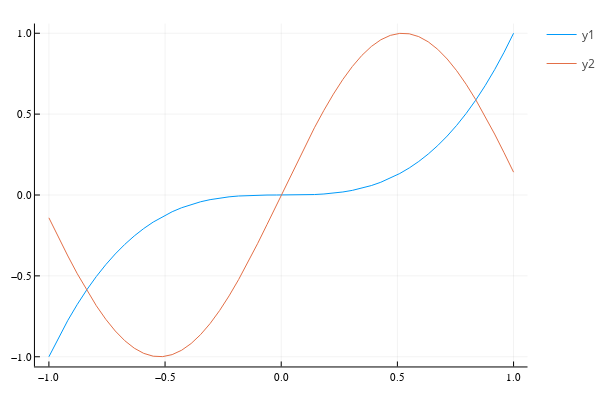

Notebook code for this chart:
### Code cell
x = range(-1, stop = 1, length = 50)
y = zeros(50,2)  # Creamos un arreglo de dos columnas lleno de ceros

y[:,1] = x.^3
y[:,2] = sin.(3*x)

plt = plot(x,y)
#Si el gráfico no se muestra, puede que necesite instalar la extensión de plotly para
#jupyterlab, corriendo en una terminal la línea
#jupyter labextension install jupyterlab-plotly
#Si no logra hacerlo andar, no se preocupe. Con usar gr() es suficiente, pero sepa que existen
#otras formas de hacer

### Figure 1 — Plotly figure (JSON) as saved in the notebook; plotly's stock layout.template omitted (floating-point values rounded to 4 significant figures)
{"data": [{"colorbar": {"title": {"text": ""}}, "legendgroup": "y1", "line": {"color": "rgba(0, 154, 250, 1.000)", "dash": "solid", "shape": "linear", "width": 1}, "mode": "lines", "name": "y1", "showlegend": true, "type": "scatter", "x": [-1, -0.9592, -0.9184, -0.8776, -0.8367, -0.7959, -0.7551, -0.7143, -0.6735, -0.6327, -0.5918, -0.551, -0.5102, -0.4694, -0.4286, -0.3878, -0.3469, -0.3061, -0.2653, -0.2245, -0.1837, -0.1429, -0.102, -0.06122, -0.02041, 0.02041, 0.06122, 0.102, 0.1429, 0.1837, 0.2245, 0.2653, 0.3061, 0.3469, 0.3878, 0.4286, 0.4694, 0.5102, 0.551, 0.5918, 0.6327, 0.6735, 0.7143, 0.7551, 0.7959, 0.8367, 0.8776, 0.9184, 0.9592, 1], "xaxis": "x", "y": [-1, -0.8825, -0.7745, -0.6758, -0.5858, -0.5042, -0.4305, -0.3644, -0.3055, -0.2532, -0.2073, -0.1673, -0.1328, -0.1034, -0.07872, -0.0583, -0.04176, -0.02869, -0.01867, -0.01131, -0.006196, -0.002915, -0.001062, -0.0002295, -8.5e-06, 8.5e-06, 0.0002295, 0.001062, 0.002915, 0.006196, 0.01131, 0.01867, 0.02869, 0.04176, 0.0583, 0.07872, 0.1034, 0.1328, 0.1673, 0.2073, 0.2532, 0.3055, 0.3644, 0.4305, 0.5042, 0.5858, 0.6758, 0.7745, 0.8825, 1], "yaxis": "y", "zmax": null, "zmin": null}, {"colorbar": {"title": {"text": ""}}, "legendgroup": "y2", "line": {"color": "rgba(227, 111, 71, 1.000)", "dash": "solid", "shape": "linear", "width": 1}, "mode": "lines", "name": "y2", "showlegend": true, "type": "scatter", "x": [-1, -0.9592, -0.9184, -0.8776, -0.8367, -0.7959, -0.7551, -0.7143, -0.6735, -0.6327, -0.5918, -0.551, -0.5102, -0.4694, -0.4286, -0.3878, -0.3469, -0.3061, -0.2653, -0.2245, -0.1837, -0.1429, -0.102, -0.06122, -0.02041, 0.02041, 0.06122, 0.102, 0.1429, 0.1837, 0.2245, 0.2653, 0.3061, 0.3469, 0.3878, 0.4286, 0.4694, 0.5102, 0.551, 0.5918, 0.6327, 0.6735, 0.7143, 0.7551, 0.7959, 0.8367, 0.8776, 0.9184, 0.9592, 1], "xaxis": "x", "y": [-0.1411, -0.261, -0.3769, -0.4873, -0.5903, -0.6844, -0.7684, -0.8408, -0.9006, -0.947, -0.9791, -0.9966, -0.9992, -0.9868, -0.9596, -0.9181, -0.8628, -0.7946, -0.7145, -0.6237, -0.5236, -0.4156, -0.3014, -0.1826, -0.06119, 0.06119, 0.1826, 0.3014, 0.4156, 0.5236, 0.6237, 0.7145, 0.7946, 0.8628, 0.9181, 0.9596, 0.9868, 0.9992, 0.9966, 0.9791, 0.947, 0.9006, 0.8408, 0.7684, 0.6844, 0.5903, 0.4873, 0.3769, 0.261, 0.1411], "yaxis": "y", "zmax": null, "zmin": null}], "layout": {"annotations": [], "height": 400, "legend_position": {"bgcolor": "rgba(255, 255, 255, 1.000)", "bordercolor": "rgba(0, 0, 0, 1)", "borderwidth": 1, "font": {"color": "rgba(0, 0, 0, 1)", "family": "sans-serif", "size": 11}, "title": {"font": {"color": "rgba(0, 0, 0, 1)", "family": "sans-serif", "size": 15}, "text": ""}, "tracegroupgap": 0, "traceorder": "normal", "x": 1, "xanchor": "auto", "y": 1, "yanchor": "auto"}, "margin": {"b": 20, "l": 0, "r": 0, "t": 20}, "paper_bgcolor": "rgba(255, 255, 255, 1.000)", "plot_bgcolor": "rgba(255, 255, 255, 1.000)", "showlegend": true, "width": 600, "xaxis": {"anchor": "y", "domain": [0.06582, 0.9934], "gridcolor": "rgba(0, 0, 0, 0.1)", "gridwidth": 0.5, "linecolor": "rgba(0, 0, 0, 1)", "mirror": false, "range": [-1.06, 1.06], "showgrid": true, "showline": true, "showticklabels": true, "tickangle": 0, "tickcolor": "rgb(0, 0, 0)", "tickfont": {"color": "rgba(0, 0, 0, 1)", "family": "sans-serif", "size": 11}, "tickmode": "array", "ticks": "inside", "ticktext": ["−1.0", "−0.5", "0.0", "0.5", "1.0"], "tickvals": [-1, -0.5, 0, 0.5, 1], "title": {"font": {"color": "rgba(0, 0, 0, 1)", "family": "sans-serif", "size": 15}, "text": ""}, "type": "linear", "visible": true, "zeroline": false, "zerolinecolor": "rgba(0, 0, 0, 1)"}, "yaxis": {"anchor": "x", "domain": [0.03762, 0.9902], "gridcolor": "rgba(0, 0, 0, 0.1)", "gridwidth": 0.5, "linecolor": "rgba(0, 0, 0, 1)", "mirror": false, "range": [-1.06, 1.06], "showgrid": true, "showline": true, "showticklabels": true, "tickangle": 0, "tickcolor": "rgb(0, 0, 0)", "tickfont": {"color": "rgba(0, 0, 0, 1)", "family": "sans-serif", "size": 11}, "tickmode": "array", "ticks": "inside", "ticktext": ["−1.0", "−0.5", "0.0", "0.5", "1.0"], "tickvals": [-1, -0.5, 0, 0.5, 1], "title": {"font": {"color": "rgba(0, 0, 0, 1)", "family": "sans-serif", "size": 15}, "text": ""}, "type": "linear", "visible": true, "zeroline": false, "zerolinecolor": "rgba(0, 0, 0, 1)"}}}
